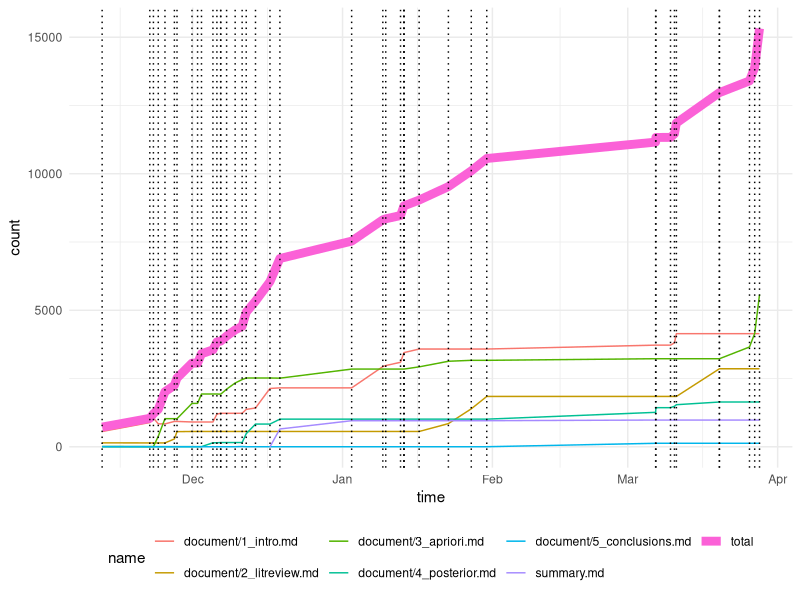
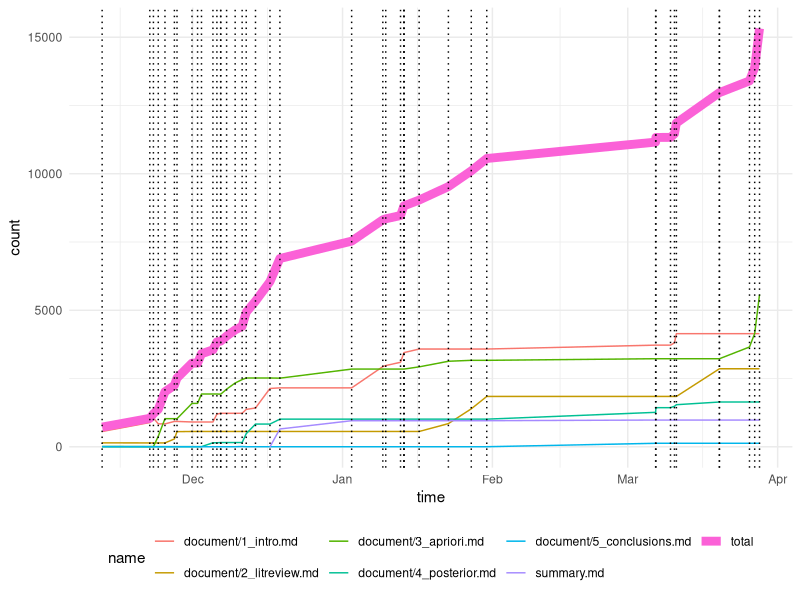

Generate these figures, in order, with R:
library(ggplot2)
library(data.table)

stats = read.csv("logs/stats.csv", sep='\t')
#stats = read.csv("stdin", sep='\t')
stats = data.table(stats)
stats[,time:=as.POSIXct(time, origin='1970-01-01')]
dates = as.numeric(unique(stats$time))
startdate = dates[1]
currentdate = tail(dates, 1)
#wps = 12000/(1391212800 - startdate) # Words per second, for slope; 12k words by Feb 1
#intercept = (wps * startdate)
#goal = (wps * currentdate) - intercept # Today's goal
#goal_line = geom_abline(intercept=-intercept, slope=wps)

ggplot(stats[name!='total'], aes(x=time, y=count, color=name)) +
  geom_line() +
  # goal_line + ylim(0, goal) +
  # Add thicker "TOTAL" line
  geom_line(data=stats[name=='total'], size=3) +
  # Add date vertical lines
  geom_vline(xintercept=dates, linetype='dotted') +
  scale_x_datetime() +
  theme_minimal()+ theme(legend.position="bottom")
ggsave("progress.png",dpi=150, width=10, height=7)
